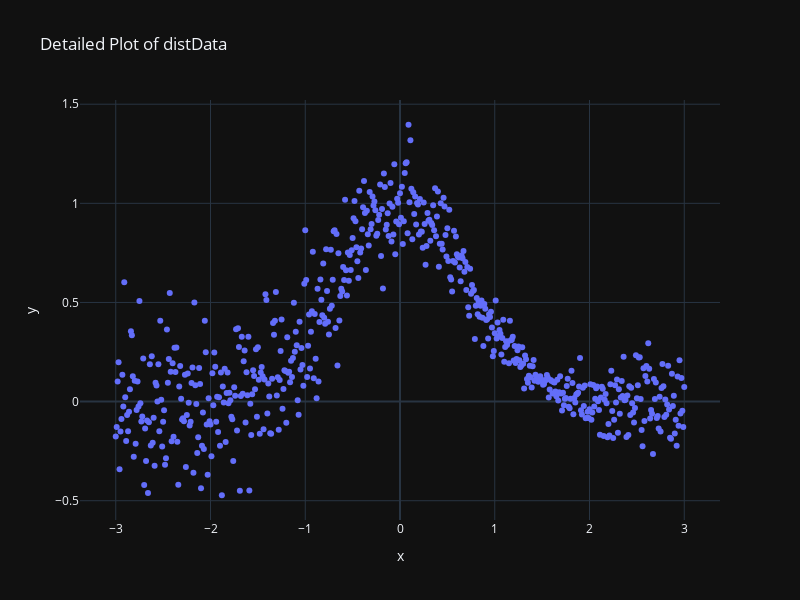

Notebook source saved alongside this figure:
### Markdown cell above
### Applications

#### Fit for heteroscedastic data

Here is heteroscedastic data (the variance is not constant with respect to the predictor variable):

### Code cell
x_values = np.arange(-3, 3.01, 0.01)
dist_data = np.array([
    (x, np.exp(-x**2) + np.random.normal(0, 0.15 * np.sqrt(abs(1.5 - x) / 1.5)))
    for x in x_values
])

fig = go.Figure(data=go.Scatter(x=dist_data[:, 0], y=dist_data[:, 1], mode='markers'))
fig.update_layout(
    title='Detailed Plot of distData',
    xaxis_title='x',
    yaxis_title='y',
    template='plotly_dark',
    width=800,
    height=600
)
fig.show()

### Figure 1 — Plotly figure (JSON) as saved in the notebook; plotly's stock layout.template omitted (floating-point values rounded to 4 significant figures; data arrays with more than 128 entries replaced by an {"elided": "..."} marker saying what was removed)
{"data": [{"mode": "markers", "type": "scatter", "x": {"elided": "601 float values"}, "y": {"elided": "601 float values"}}], "layout": {"height": 600, "title": {"text": "Detailed Plot of distData"}, "width": 800, "xaxis": {"title": {"text": "x"}}, "yaxis": {"title": {"text": "y"}}}}
